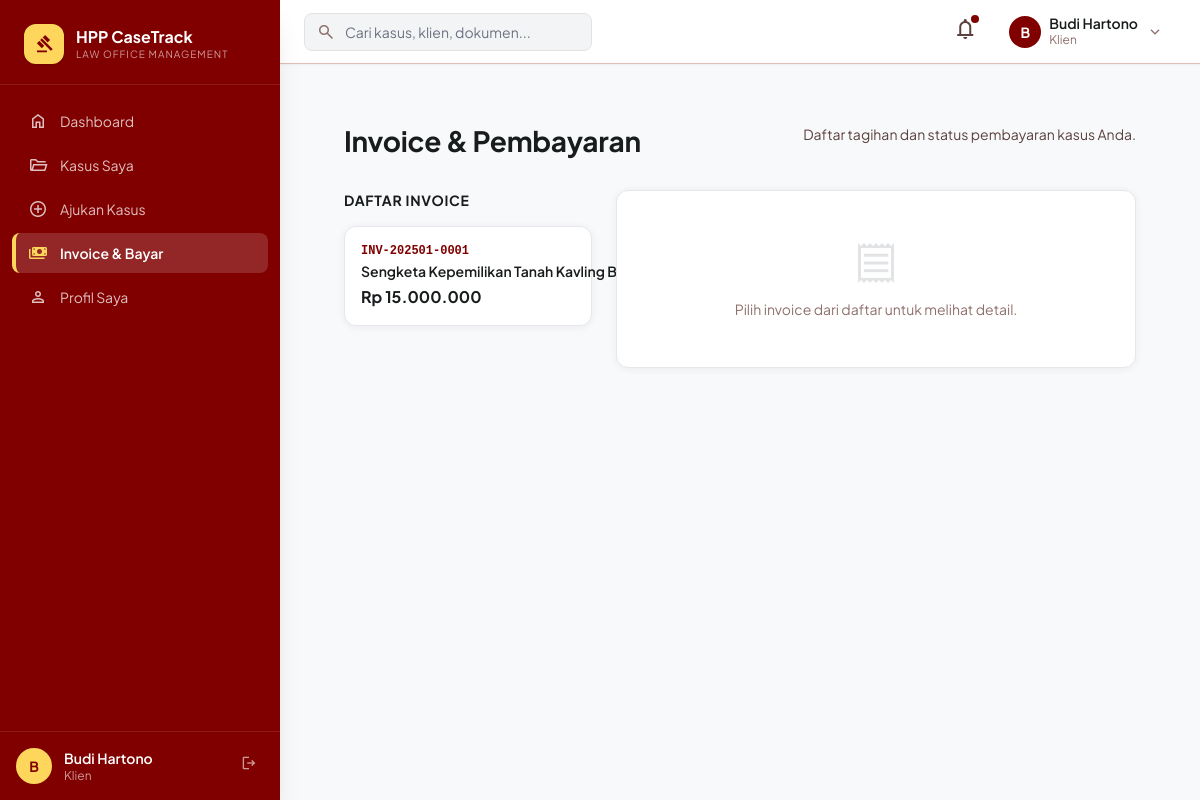
The page /client/invoice.php (signed in) on the database its author committed.
### tables this page shows
CREATE TABLE IF NOT EXISTS invoices (
    id             INT AUTO_INCREMENT PRIMARY KEY,
    case_id        INT,
    client_id      INT NOT NULL,
    invoice_number VARCHAR(50) UNIQUE NOT NULL,
    amount         DECIMAL(15,2) NOT NULL,
    description    TEXT,
    payment_proof_path VARCHAR(255),
    status         ENUM('unpaid','verification','paid','overdue') DEFAULT 'unpaid',
    due_date       DATE,
    paid_at        DATETIME,
    verified_by    INT,
    verified_at    DATETIME,
    notes          TEXT,
    created_at     DATETIME DEFAULT CURRENT_TIMESTAMP,
    FOREIGN KEY (case_id)     REFERENCES cases(id) ON DELETE SET NULL,
    FOREIGN KEY (client_id)   REFERENCES users(id),
    FOREIGN KEY (verified_by) REFERENCES users(id) ON DELETE SET NULL
);

CREATE TABLE IF NOT EXISTS cases (
    id             INT AUTO_INCREMENT PRIMARY KEY,
    case_number    VARCHAR(30) UNIQUE NOT NULL,
    complaint_id   INT,
    client_id      INT NOT NULL,
    assigned_pj_id INT,
    case_type      VARCHAR(100),
    title          VARCHAR(255),
    description    TEXT,
    strategy       TEXT,
    status         ENUM('pending','active','on_hold','closed','won','lost','cancelled') DEFAULT 'pending',
    opened_at      DATETIME DEFAULT CURRENT_TIMESTAMP,
    closed_at      DATETIME,
    created_at     DATETIME DEFAULT CURRENT_TIMESTAMP,
    updated_at     DATETIME DEFAULT CURRENT_TIMESTAMP ON UPDATE CURRENT_TIMESTAMP,
    FOREIGN KEY (complaint_id)   REFERENCES complaints(id) ON DELETE SET NULL,
    FOREIGN KEY (client_id)      REFERENCES users(id),
    FOREIGN KEY (assigned_pj_id) REFERENCES users(id) ON DELETE SET NULL
);

### client/invoice.php (the view, shortened to what this page needs)
<?php
require_once __DIR__ . '/../includes/functions.php';
$user = currentUser();
$db   = getDB();
$id = (int)($_GET['id'] ?? 0);
$where = $id ? "AND i.id=$id" : '';
$invoices = $db->prepare("SELECT i.*, c.title AS case_title, c.case_number AS reference_number FROM invoices i JOIN cases c ON i.case_id=c.id WHERE i.client_id=? $where ORDER BY i.created_at DESC");
$invoices->execute([$user['id']]);
$allInvoices = $invoices->fetchAll();
$currentInv = $id ? ($allInvoices[0] ?? null) : null;
include __DIR__ . '/../includes/header.php';
?>
<div id="app-wrapper">
<?php include __DIR__ . '/../includes/sidebar.php'; ?>
<div id="page-content">
<div class="p-6 md:p-8 max-w-5xl mx-auto">
  <div class="page-header">
    <h1>Invoice & Pembayaran</h1>
    <p>Daftar tagihan dan status pembayaran kasus Anda.</p>
  </div>
  <?php if (empty($allInvoices)): ?>
  <div class="card p-12 text-center">
    <span class="material-symbols-outlined text-5xl text-[#e1e3e4] block mb-4">receipt_long</span>
    <h3 class="text-xl font-bold text-[#191c1d] mb-2">Belum ada invoice</h3>
    <p class="text-sm text-[#5a413d]">Invoice akan muncul setelah pengaduan Anda disetujui.</p>
  </div>
  <?php else: ?>
  <div class="grid grid-cols-1 lg:grid-cols-3 gap-6">
    <div class="lg:col-span-1">
      <h2 class="font-bold text-[#191c1d] mb-4 text-sm uppercase tracking-wider">Daftar Invoice</h2>
      <div class="space-y-3">
        <?php foreach ($allInvoices as $inv): ?>
        <a href="?id=<?= $inv['id'] ?>"
          class="block card p-4 hover:shadow-md transition-all <?= ($currentInv && $currentInv['id'] === $inv['id']) ? 'border-[#800000] bg-[#fff8f8]' : '' ?>">
          <div class="flex justify-between items-start gap-2">
            <div>
              <p class="font-mono text-xs text-[#800000] font-bold"><?= sanitize($inv['invoice_number']) ?></p>
              <p class="font-semibold text-sm mt-0.5 truncate"><?= sanitize($inv['case_title']) ?></p>
              <p class="font-bold text-[#191c1d] mt-1"><?= formatRupiah($inv['amount']) ?></p>
            </div>
            <?= statusBadge($inv['status']) ?>
          </div>
        </a>
        <?php endforeach; ?>
      </div>
    </div>
    <div class="lg:col-span-2">
      <?php if ($currentInv): ?>
      <div class="card overflow-hidden">
        <div class="bg-gradient-to-r from-[#800000] to-[#570000] text-white p-6">
          <div class="flex justify-between items-start">
            <div>
              <p class="text-white/60 text-xs uppercase tracking-widest mb-1">Invoice</p>
              <h2 class="font-bold text-2xl font-mono"><?= sanitize($currentInv['invoice_number']) ?></h2>
              <p class="text-white/80 text-sm mt-1"><?= sanitize($currentInv['case_title']) ?></p>
            </div>
            <?= statusBadge($currentInv['status']) ?>
          </div>
          <div class="mt-4">
            <p class="text-white/60 text-xs">Jumlah Tagihan</p>
            <p class="text-4xl font-extrabold"><?= formatRupiah($currentInv['amount']) ?></p>
          </div>
        </div>
        <div class="p-6">
          <div class="grid grid-cols-2 gap-4 mb-6 text-sm">
            <div><p class="text-xs text-[#8e706c] uppercase tracking-wider mb-1">Nomor Referensi</p>
              <p class="font-semibold"><?= sanitize($currentInv['reference_number']) ?></p></div>
            <div><p class="text-xs text-[#8e706c] uppercase tracking-wider mb-1">Jatuh Tempo</p>
              <p class="font-semibold <?= strtotime($currentInv['due_date']) < time() && $currentInv['status'] === 'unpaid' ? 'text-red-600' : '' ?>">
                <?= formatDate($currentInv['due_date']) ?></p></div>
            <div><p class="text-xs text-[#8e706c] uppercase tracking-wider mb-1">Dibuat</p>
              <p class="font-semibold"><?= formatDate($currentInv['created_at']) ?></p></div>
            <div><p class="text-xs text-[#8e706c] uppercase tracking-wider mb-1">Keterangan</p>
              <p class="font-semibold"><?= sanitize($currentInv['description'] ?? 'Biaya penanganan kasus') ?></p></div>
          </div>
          <?php if ($currentInv['status'] === 'unpaid'): ?>
          <div class="bg-[#fffbeb] border border-yellow-200 rounded-xl p-5 mb-6">
            <h3 class="font-bold text-[#735c00] mb-3 flex items-center gap-2">
              <span class="material-symbols-outlined text-[18px]">info</span>
              Cara Pembayaran
            </h3>
            <div class="text-sm text-[#735c00] space-y-2">
              <p>Transfer ke rekening berikut:</p>
              <div class="bg-white rounded-lg p-3 border border-yellow-200 font-mono">
                <p><strong>Bank BCA</strong> — No. Rek: <strong>1234567890</strong></p>
                <p>A/n: <strong>HPP Law Office</strong></p>
              </div>
              <p class="text-xs">Setelah transfer, upload bukti pembayaran di bawah ini. Tim keuangan akan memverifikasi dalam 1×24 jam kerja.</p>
            </div>
          </div>
          <form method="POST" enctype="multipart/form-data">
            <input type="hidden" name="invoice_id" value="<?= $currentInv['id'] ?>"/>
            <label class="form-label">Upload Bukti Transfer <span class="text-red-500">*</span></label>
            <div id="proof-zone" class="border-2 border-dashed border-[#e2bfb9] rounded-xl p-6 text-center cursor-pointer hover:border-[#800000] transition-all mb-4">
              <span class="material-symbols-outlined text-[#800000] text-3xl">upload</span>
              <p class="text-sm text-[#5a413d] mt-1">Klik untuk pilih file bukti transfer</p>
              <p class="text-xs text-[#8e706c]">JPG, PNG, PDF — maks 10MB</p>
              <input type="file" id="payment_proof" name="payment_proof" class="hidden" accept=".jpg,.jpeg,.png,.pdf" required/>
            </div>
            <div id="prev-proof" class="mb-4"></div>
            <button type="submit" class="btn-primary w-full justify-center py-3">
              <span class="material-symbols-outlined">upload_file</span>
              Upload Bukti Pembayaran
            </button>
          </form>
          <?php elseif ($currentInv['status'] === 'pending_verification'): ?>
          <div class="bg-[#fffbeb] border border-yellow-200 rounded-xl p-5 text-center">
            <span class="material-symbols-outlined text-yellow-600 text-3xl mb-2 block">hourglass_empty</span>
            <h3 class="font-bold text-[#735c00]">Menunggu Verifikasi</h3>
            <p class="text-sm text-[#735c00] mt-1">Bukti pembayaran Anda sedang diverifikasi oleh tim keuangan.</p>
            <?php if ($currentInv['payment_proof_path']): ?>
            <a href="/<?= $currentInv['payment_proof_path'] ?>" target="_blank"
              class="inline-flex items-center gap-1 text-sm text-[#800000] hover:underline mt-3">
              <span class="material-symbols-outlined text-[16px]">visibility</span> Lihat Bukti Upload
            </a>
            <?php endif; ?>
          </div>
          <?php elseif ($currentInv['status'] === 'paid'): ?>
          <div class="bg-green-50 border border-green-200 rounded-xl p-5 text-center">
            <span class="material-symbols-outlined text-green-500 text-4xl mb-2 block" style="font-variation-settings:'FILL' 1">check_circle</span>
            <h3 class="font-bold text-green-800 text-lg">Pembayaran Lunas</h3>
            <p class="text-sm text-green-700 mt-1">Dibayar pada <?= formatDate($currentInv['paid_at']) ?></p>
          </div>
          <?php endif; ?>
        </div>
      </div>
      <?php else: ?>
      <div class="card p-12 text-center">
        <span class="material-symbols-outlined text-5xl text-[#e1e3e4] block mb-3">receipt</span>
        <p class="text-sm text-[#8e706c]">Pilih invoice dari daftar untuk melihat detail.</p>
      </div>
      <?php endif; ?>
    </div>
  </div>
  <?php endif; ?>
</div>
</div>
</div>
<?php include __DIR__ . '/../includes/footer.php'; ?>

### assets/css/app.css (style rules this page uses)
#app-wrapper { display: flex; min-height: 100vh; }
#page-content { margin-left: 280px; padding-top: 64px; flex: 1; min-height: 100vh; background: #f8f9fa; }
.card { background: #fff; border-radius: 12px; border: 1px solid #e2bfb9; box-shadow: 0 4px 20px rgba(0,0,0,0.05); }
.page-header { margin-bottom: 32px; }
.page-header h1 { font-size: 28px; font-weight: 700; color: #191c1d; letter-spacing: -0.01em; }
.page-header p { font-size: 14px; color: #5a413d; margin-top: 4px; }
.material-symbols-outlined { font-family: 'Material Symbols Outlined'; font-weight: normal; font-style: normal; font-size: 24px; line-height: 1; display: inline-block; white-space: nowrap; direction: ltr; -webkit-font-smoothing: antialiased; }
#page-content { padding: 88px 32px 40px; }
.page-header { display:flex; align-items:flex-start; justify-content:space-between; gap:16px; margin-bottom:28px; flex-wrap:wrap; }
.card { background:#fff; border-radius:12px; border:1px solid #e5e7eb; box-shadow:0 1px 8px rgba(0,0,0,0.06); margin-bottom:0; }
.mb-4 { margin-bottom:16px; }
.text-sm { font-size:12px; }
.p-4 { padding:16px; }
.mt-1 { margin-top:4px; }
.mb-3 { margin-bottom:12px; }
.text-center { text-align:center; }

### rows shown on the page
invoices: invoice_number "INV-202501-0001", case.title "Sengketa Kepemilikan Tanah Kavling B-12", amount "Rp 15.000.000"

### other values the page prints
substr($user['name'], 0, 1) "B"
$user['name'] "Budi Hartono"
$roleNames[$user['role']] "Klien"
$item['label'] "Dashboard"
$item['label'] "Kasus Saya"
$item['label'] "Ajukan Kasus"
$item['label'] "Invoice & Bayar"
$item['label'] "Profil Saya"
ROLE_NAMES[$role] "Klien"
